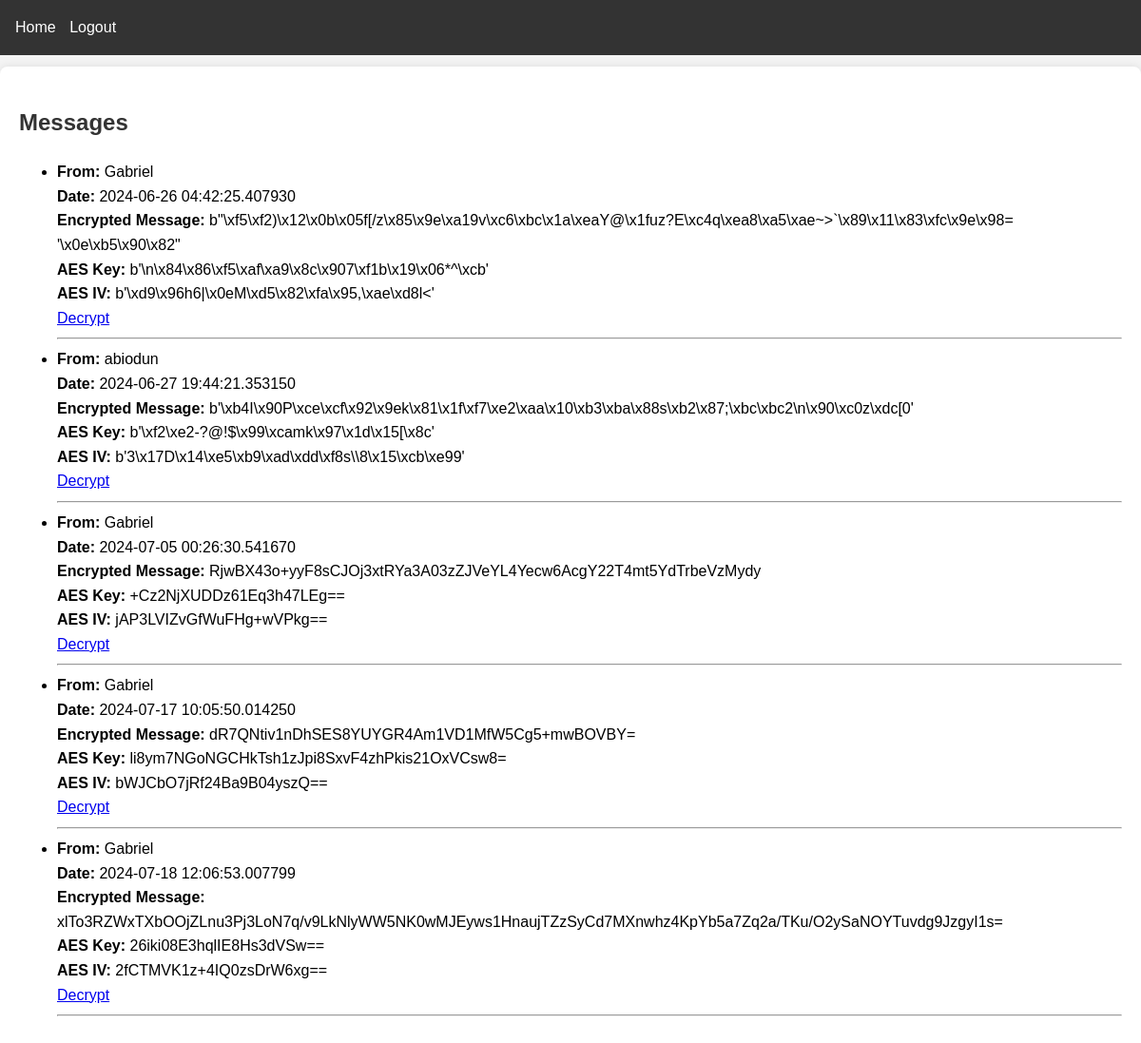
Before: /messages (signed in) with the older database file.
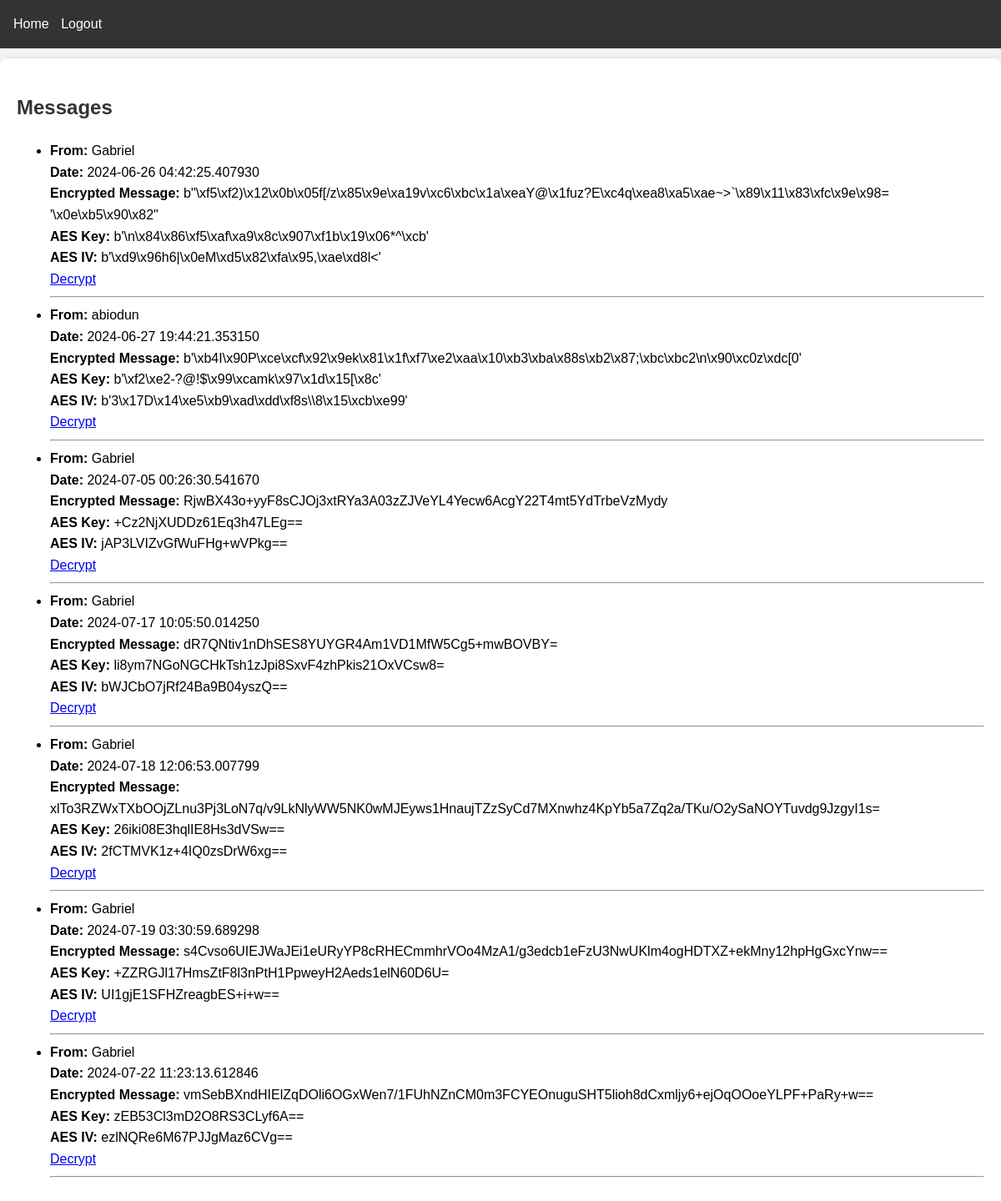
After: the same page with the newer database file.
### app/models.py (models this page shows, shortened)
class Message(db.Model):
    id = db.Column(db.Integer, primary_key=True)
    sender_id = db.Column(db.Integer, db.ForeignKey('user.id'), nullable=False)
    recipient_id = db.Column(db.Integer, db.ForeignKey('user.id'), nullable=False)
    body = db.Column(db.Text, nullable=False)
    timestamp = db.Column(db.DateTime, index=True, default=datetime.utcnow)
    aes_algorithm = db.Column(db.String(64))
    aes_key = db.Column(db.String(64))
    aes_iv = db.Column(db.String(64))

class User(UserMixin, db.Model):
    id = db.Column(db.Integer, primary_key=True)
    first_name = db.Column(db.String(64))
    last_name = db.Column(db.String(64))
    phone = db.Column(db.String(20), nullable=False)
    username = db.Column(db.String(64), index=True, unique=True)
    email = db.Column(db.String(120), index=True, unique=True)
    password_hash = db.Column(db.String(128))
    messages_sent = db.relationship('Message', foreign_keys='Message.sender_id', backref='sender', lazy='dynamic')
    messages_received = db.relationship('Message', foreign_keys='Message.recipient_id', backref='recipient', lazy='dynamic')

### app/routes.py (the view)
@bp.route('/messages')
@login_required
def messages():
    received_messages = Message.query.filter_by(recipient_id=current_user.id).all()
    decrypted_messages = [(msg, msg.body) for msg in received_messages]
    return render_template('messages.html', messages=decrypted_messages)

### app/models.py (called while the page is built)
@login_manager.user_loader
def load_user(user_id):
    return User.query.get(int(user_id))

### app/templates/messages.html
{% extends "base.html" %}
{% block content %}
  <h2>Messages</h2>
  <ul>
    {% for message, encrypted_body in messages %}
      <li>
        <strong>From:</strong> {{ message.sender.username }}<br>
        <strong>Date:</strong> {{ message.timestamp }}<br>
        <strong>Encrypted Message:</strong> {{ encrypted_body }}<br>
        <strong>AES Key:</strong> {{ message.aes_key }}<br>
        <strong>AES IV:</strong> {{ message.aes_iv }}<br>
        <a href="{{ url_for('main.decrypt_message_manual', message_id=message.id) }}">Decrypt</a>
      </li>
      <hr>
    {% endfor %}
  </ul>
{% endblock %}

### app/templates/base.html (shortened to what this page needs)
<!doctype html>
<html lang="en">
  <head>
  </head>
  <body>
    <nav>
      <ul>
        <li><a href="{{ url_for('main.index') }}">Home</a></li>
        {% if current_user.is_authenticated %}
          <li><a href="{{ url_for('main.logout') }}">Logout</a></li>
        {% else %}
          <li><a href="{{ url_for('main.login') }}">Login</a></li>
          <li><a href="{{ url_for('main.register') }}">Register</a></li>
        {% endif %}
      </ul>
    </nav>
    <div class="container">
      {% block content %}{% endblock %}
    </div>
  </body>
</html>

### app/templates/base.html (style rules this page uses)
body { font-family: Arial, sans-serif; line-height: 1.6; margin: 0; padding: 0; background-color: #f4f4f4; padding-top: 50px; }
nav { position: fixed; width: 100%; top: 0; background: #333; color: #fff; padding: 1rem; z-index: 1000; }
nav ul { list-style: none; margin: 0; padding: 0; }
nav ul li { display: inline; margin-right: 10px; }
nav ul li a { color: #fff; text-decoration: none; }
.container { max-width: 1250px; margin: 20px auto; padding: 20px; background: #fff; border-radius: 8px; box-shadow: 0 0 10px rgba(0,0,0,0.1); }
h1, h2, h3 { color: #333; }

Changed rows visible on the page:
added Message: sender.username "Gabriel", timestamp "2024-07-19 03:30:59.689298", body "s4Cvso6UIEJWaJEi1eURyYP8cRHECmmhrVOo4MzA1/g3edcb1eFzU3NwUKlm4ogHDTXZ+ekMny12hpHgGxcYnw==", aes_key "+ZZRGJl17HmsZtF8l3nPtH1PpweyH2Aeds1elN60D6U=", aes_iv "UI1gjE1SFHZreagbES+i+w=="
added Message: sender.username "Gabriel", timestamp "2024-07-22 11:23:13.612846", body "vmSebBXndHIElZqDOli6OGxWen7/1FUhNZnCM0m3FCYEOnuguSHT5lioh8dCxmljy6+ejOqOOoeYLPF+PaRy+w==", aes_key "zEB53Cl3mD2O8RS3CLyf6A==", aes_iv "ezlNQRe6M67PJJgMaz6CVg=="
